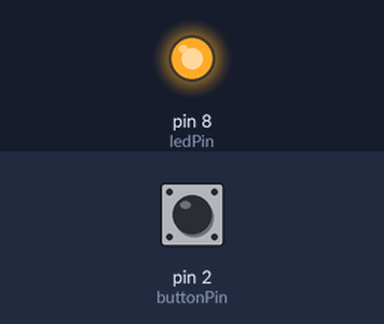
A sketch run on a simulated Arduino Uno, built with avr-gcc and run on an emulated ATmega328P. Parts: output pins drawn as LEDs (lit = HIGH). The inputs (shaded band) are chosen by the test bench; at power-on: pin 2 (buttonPin) HIGH.

Above: at 1.2 s.
1.3 s: pin 2 (buttonPin) pulled LOW for 0.15 s
At 2.5 s:
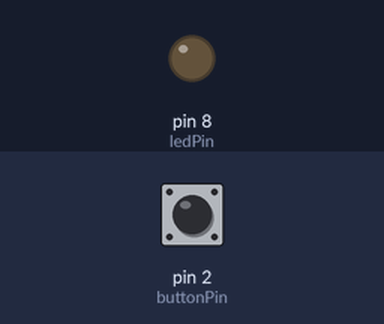
2.9 s: pin 2 (buttonPin) pulled LOW for 1 s
At 3.8 s:
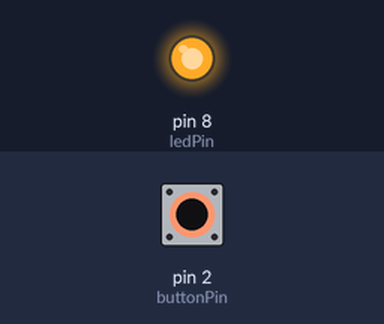
5.4 s: pin 2 (buttonPin) pulled LOW for 3.2 s
At 5.7 s:
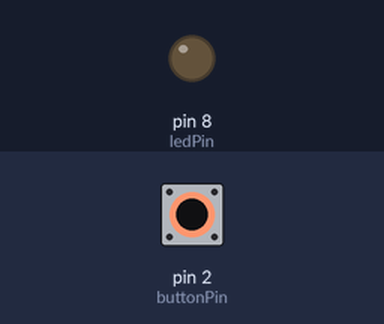
Timing chart, 0 to 8.4 s (numbered marks = the images above; inputs shaded):
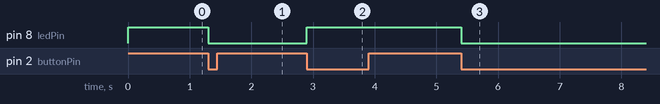

Measured:
- after the input at 1.3 s, pin 8 (ledPin): HIGH → LOW at once
- after the input at 2.9 s, pin 8 (ledPin): LOW → HIGH at once
- after the input at 5.4 s, pin 8 (ledPin): HIGH → LOW at once

The sketch:

ButtonSwitchLed.ino
```cpp
/*
  Press and release the button to turn the LED on/off.

  (NOTE) This could be done with interruption mechanism, but I decided to use good old while loops
*/

// Include local button library
#include "Button.h"

const int buttonPin = 2;
const int ledPin = 8;

// Initially, the LED is off.
int ledState = HIGH;

// Filter time is 2ms * delayTime.
const int delayTime = 20;
Button button(buttonPin, delayTime);


void setup()
{

  pinMode(ledPin, OUTPUT);
  digitalWrite(ledPin, ledState);
  pinMode(buttonPin, INPUT_PULLUP);

}

void loop()
{

  button.scanState();

  // Check if button moves from HIGH to LOW
  if (button.flagClick == true)
  {
      // Turn the LED on/off
      ledState = !ledState;
      digitalWrite(ledPin, ledState);
      button.flagClick = false;
  }

}
```

Button.cpp
```cpp
/*
Button.h - библиотека для цифровой обработки сигналов контактов кнопок
 и сигналов других компонентов параллельным процессом

В параллельном процессе должен регулярно вызываться один из методов:
    void  scanState();    // метод проверки ожидание стабильного состояния сигнала
    void  filterAvarage(); // метод фильтрации сигнала по среднему значению

В результате формируются признаки:

 для метода scanState():
 - при нажатой кнопке flagPress= true
 - при отжатой кнопке flagPress= false
 - при нажатии на кнопку flagClick= true

 для метода filterAvarage() :
 - при сигнале низкого уровня flagPress= true
 - при сигнале высокого уровня flagPress= false
 - при изменении состояния с высокого на низкий flagClick= true

Объект типа Button при создании имеет параметры:
 - номер вывода, к которому подключена кнопка или сигнал
 - время обработки сигнала (умножается на период вызова метода scanState() или filterAvarage()

 Button button1(12, 15);  // создание объекта для кнопки, подключенной к 12 выводу
 с временем фильтрации 30 мс (при цикле 2 мс)

 Библиотека разработана Калининым Эдуардом
 http://mypractic.ru/urok-8-cifrovaya-filtraciya-signalov-v-programmax-dlya-arduino.html

*/

#include "Arduino.h"
#include "Button.h"


// метод фильтрации сигнала по среднему значению
// при сигнале низкого уровня flagPress= true
// при сигнале высокого уровня flagPress= false
// при изменении состояния с высокого на низкий flagClick= true
void Button::filterAvarage() {

 if ( flagPress != digitalRead(_pin) ) {
     //  состояние кнопки осталось прежним
     if ( _buttonCount != 0 ) _buttonCount--; // счетчик подтверждений - 1 с ограничением на 0
  }
  else {
     // состояние кнопки изменилось
     _buttonCount++;   // +1 к счетчику подтверждений

     if ( _buttonCount >= _timeButton ) {
      // состояние сигнала достигло порога _timeButton
      flagPress= ! flagPress; // инверсия признака состояния
     _buttonCount= 0;  // сброс счетчика подтверждений

      if ( flagPress == true ) flagClick= true; // признак клика кнопки
     }
  }
}


// метод проверки ожидание стабильного состояния сигнала
// при нажатой кнопке flagPress= true
// при отжатой кнопке flagPress= false
// при нажатии на кнопку flagClick= true
void Button::scanState() {

 if ( flagPress != digitalRead(_pin) ) {
     // признак flagPress = текущему состоянию кнопки
     // (инверсия т.к. активное состояние кнопки LOW)
     // т.е. состояние кнопки осталось прежним
     _buttonCount= 0;  // сброс счетчика подтверждений состояния кнопки
  }
  else {
     // признак flagPress не = текущему состоянию кнопки
     // состояние кнопки изменилось
     _buttonCount++;   // +1 к счетчику состояния кнопки

     if ( _buttonCount >= _timeButton ) {
      // состояние кнопки не мянялось в течение заданного времени
      // состояние кнопки стало устойчивым
      flagPress= ! flagPress; // инверсия признака состояния
     _buttonCount= 0;  // сброс счетчика подтверждений состояния кнопки

      if ( flagPress == true ) flagClick= true; // признак фронта кнопки на нажатие
     }
  }
}


// метод установки номера вывода и времени подтверждения
void Button::setPinTime(byte pin, byte timeButton)  {

  _pin= pin;
  _timeButton= timeButton;
  pinMode(_pin, INPUT_PULLUP);  // определяем вывод как вход
}

// описание конструктора класса Button
Button::Button(byte pin, byte timeButton) {

  _pin= pin;
  _timeButton= timeButton;
  pinMode(_pin, INPUT_PULLUP);  // определяем вывод как вход
}
```

Button.h
```cpp
/*
Button.h - библиотека для цифровой обработки сигналов контактов кнопок
 и сигналов других компонентов параллельным процессом

В параллельном процессе должен регулярно вызываться один из методов:
    void  scanState();    // метод проверки ожидание стабильного состояния сигнала
    void  filterAvarage(); // метод фильтрации сигнала по среднему значению

В результате формируются признаки:

 для метода scanState():
 - при нажатой кнопке flagPress= true
 - при отжатой кнопке flagPress= false
 - при нажатии на кнопку flagClick= true

 для метода filterAvarage() :
 - при сигнале низкого уровня flagPress= true
 - при сигнале высокого уровня flagPress= false
 - при изменении состояния с высокого на низкий flagClick= true

Объект типа Button при создании имеет параметры:
 - номер вывода, к которому подключена кнопка или сигнал
 - время обработки сигнала (умножается на период вызова метода scanState() или filterAvarage()

 Button button1(12, 15);  // создание объекта для кнопки, подключенной к 12 выводу
 с временем фильтрации 30 мс (при цикле 2 мс)

 Библиотека разработана Калининым Эдуардом
 http://mypractic.ru/urok-8-cifrovaya-filtraciya-signalov-v-programmax-dlya-arduino.html

*/

// проверка, что библиотека еще не подключена
#ifndef Button_h	// если библиотека Button не подключена
#define Button_h	// тогда подключаем ее

#include "Arduino.h"

// класс обработки сигналов
class Button {
  public:
    Button(byte pin, byte timeButton);  // конструктор
    boolean flagPress;    // признак кнопка в нажатом состоянии (сигнал в низком)
    boolean flagClick;    // признак клика кнопки (фронт)
    void  scanState();    // метод проверки ожидание стабильного состояния сигнала
    void  filterAvarage(); // метод фильтрации сигнала по среднему значению
    void setPinTime(byte pin, byte timeButton); // метод установки номера вывода и времени (числа) подтверждения

  private:
    byte  _buttonCount;    // счетчик времени фильтрации
    byte _timeButton;      // время фильтрации
    byte _pin;             // номер вывода
};

#endif
```
